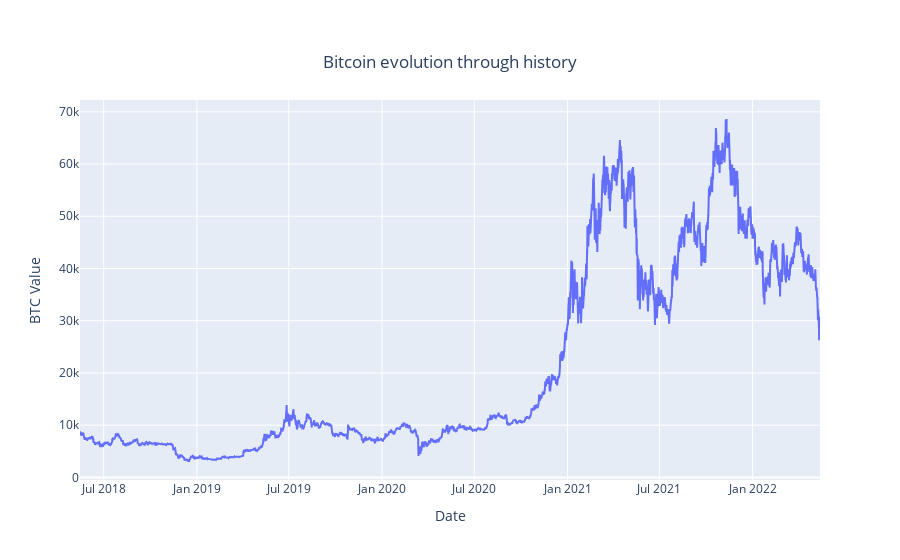

Write notebook code for a chart like this one.
### Code cell
import plotly.graph_objects as go

fig = go.Figure()
fig.add_trace(go.Scatter(
    x=df_btc['date'], 
    y=df_btc['value'], 
    mode='lines', 
    name='lines+markers',
    ))

fig.update_layout(
    title={
        'text': 'Bitcoin evolution through history',
        'yanchor': 'top',
        'xanchor': 'center',
        'x': 0.5,
        'y': 0.9
    },
    xaxis_title = 'Date',
    yaxis_title = 'BTC Value'
)

fig.show()

### Figure 1 — Plotly figure (JSON) as saved in the notebook; plotly's stock layout.template omitted (floating-point values rounded to 4 significant figures; data arrays with more than 128 entries replaced by an {"elided": "..."} marker saying what was removed)
{"data": [{"mode": "lines", "name": "lines+markers", "type": "scatter", "x": {"elided": "35035 str values"}, "y": {"elided": "35035 float values"}}], "layout": {"title": {"text": "Bitcoin evolution through history", "x": 0.5, "xanchor": "center", "y": 0.9, "yanchor": "top"}, "xaxis": {"title": {"text": "Date"}}, "yaxis": {"title": {"text": "BTC Value"}}}}
